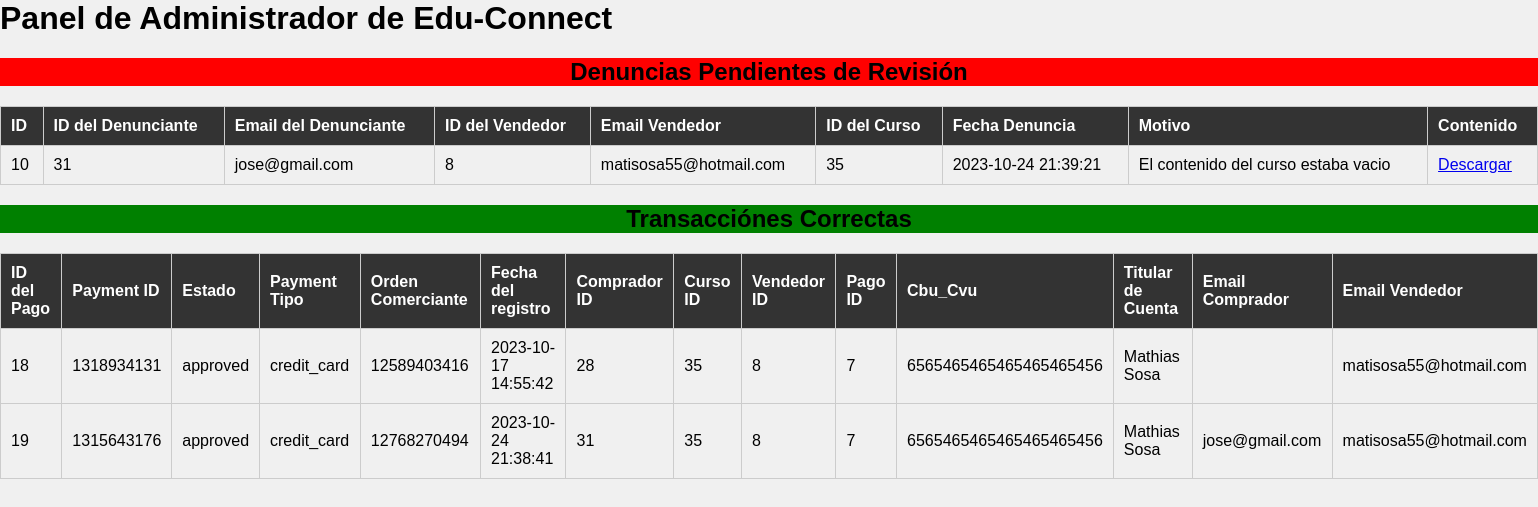
The page /modelo/admin.php on the database its author committed.
### tables this page shows
CREATE TABLE `denuncias` (
  `denuncia_id` int(11) NOT NULL,
  `user_id_reporter` int(11) NOT NULL,
  `user_id_seller` int(11) NOT NULL,
  `curso_id` int(11) NOT NULL,
  `fecha_denuncia` timestamp NOT NULL DEFAULT current_timestamp() ON UPDATE current_timestamp(),
  `motivo` text NOT NULL,
  `aprobada` tinyint(4) NOT NULL DEFAULT 0
);

CREATE TABLE `cursos` (
  `curso_id` int(11) NOT NULL,
  `titulo` varchar(255) NOT NULL,
  `descripcion` text NOT NULL,
  `tipo` varchar(50) NOT NULL,
  `hora` time NOT NULL,
  `categoria` varchar(50) NOT NULL,
  `precio` decimal(10,2) DEFAULT NULL,
  `contenido` longtext DEFAULT NULL,
  `acepta_terminos` tinyint(1) NOT NULL,
  `user_id` int(11) NOT NULL,
  `fecha_creacion` timestamp NOT NULL DEFAULT current_timestamp(),
  `logo` varchar(255) DEFAULT NULL
);

CREATE TABLE `pagos` (
  `id` int(11) NOT NULL,
  `payment_id` varchar(255) NOT NULL,
  `status` varchar(255) NOT NULL,
  `payment_type` varchar(255) NOT NULL,
  `merchant_order_id` varchar(255) NOT NULL,
  `fecha_registro` timestamp NOT NULL DEFAULT current_timestamp(),
  `user_id` int(11) DEFAULT NULL,
  `curso_id` int(11) DEFAULT NULL,
  `creator_user_id` int(11) DEFAULT NULL
);

CREATE TABLE `informacion_pago` (
  `informacion_pago_id` int(11) NOT NULL,
  `user_id` int(11) NOT NULL,
  `cbu_cvu` varchar(255) NOT NULL,
  `alias` varchar(255) NOT NULL,
  `titular_cuenta` varchar(255) NOT NULL
);

### modelo/admin.php (the view, shortened to what this page needs)
<?php
include_once '../modelo/config.php';
$sqlDenuncias = "SELECT denuncias.*, cursos.*,
                 (SELECT email FROM users WHERE users.user_id = denuncias.user_id_reporter) AS reporter_email,
                 (SELECT email FROM users WHERE users.user_id = denuncias.user_id_seller) AS seller_email
                 FROM denuncias
                 JOIN cursos ON cursos.curso_id = denuncias.curso_id
                 WHERE denuncias.aprobada = 1";
$resultDenuncias = $conn->query($sqlDenuncias);
$sqlCursosCorrectos = "SELECT pagos.*, informacion_pago.*, pagos.user_id AS user_id,
                       (SELECT email FROM users WHERE users.user_id = pagos.user_id) AS email,
                       (SELECT email FROM users WHERE users.user_id = pagos.creator_user_id) AS creator_email
                       FROM pagos
                       JOIN informacion_pago ON pagos.creator_user_id = informacion_pago.user_id
                       WHERE pagos.status = 'approved';";
$resultCursosCorrectos = $conn->query($sqlCursosCorrectos);
?>
<!DOCTYPE html>
<html lang="es">
<head>
</head>
<body>
    <h1>Panel de Administrador de Edu-Connect</h1>
    <h2 style="background-color:red;text-align:center;">Denuncias Pendientes de Revisión</h2>
    <table border="1">
        <tr>
            <th>ID</th>
            <th>ID del Denunciante</th>
            <th>Email del Denunciante</th>
            <th>ID del Vendedor</th>
            <th>Email Vendedor</th>
            <th>ID del Curso</th>
            <th>Fecha Denuncia</th>
            <th>Motivo</th>
            <th>Contenido</th>
        </tr>
        <?php
        while ($row = $resultDenuncias->fetch_assoc()) {
            echo "<tr>";
            echo "<td>" . $row["denuncia_id"] . "</td>";
            echo "<td>" . $row["user_id_reporter"] . "</td>";
            echo "<td>" . $row["reporter_email"] . "</td>";
            echo "<td>" . $row["user_id_seller"] . "</td>";
            echo "<td>" . $row["seller_email"] . "</td>";
            echo "<td>" . $row["curso_id"] . "</td>";
            echo "<td>" . $row["fecha_denuncia"] . "</td>";
            echo "<td>" . $row["motivo"] . "</td>";
            echo "<td><a href='../modelo/contenidocurso/" . $row["contenido"] . "' download>Descargar</a></td>";
            echo "</tr>";
        }
        ?>
    </table>
    <h2 style="background-color:green;text-align:center;">Transacciónes Correctas</h2>
    <table border="1">
        <tr>
            <th>ID del Pago</th>
            <th>Payment ID</th>
            <th>Estado</th>
            <th>Payment Tipo</th>
            <th>Orden Comerciante</th>
            <th>Fecha del registro</th>
            <th>Comprador ID</th>
            <th>Curso ID</th>
            <th>Vendedor ID</th>
            <th>Pago ID</th>
            <th>Cbu_Cvu</th>
            <th>Titular de Cuenta</th>
            <th>Email Comprador</th>
            <th>Email Vendedor</th>
        </tr>
        <?php
        while ($row = $resultCursosCorrectos->fetch_assoc()) {
            echo "<tr>";
            echo "<td>" . $row["id"] . "</td>";
            echo "<td>" . $row["payment_id"] . "</td>";
            echo "<td>" . $row["status"] . "</td>";
            echo "<td>" . $row["payment_type"] . "</td>";
            echo "<td>" . $row["merchant_order_id"] . "</td>";
            echo "<td>" . $row["fecha_registro"] . "</td>";
            echo "<td>" . $row["user_id"] . "</td>";
            echo "<td>" . $row["curso_id"] . "</td>";
            echo "<td>" . $row["creator_user_id"] . "</td>";
            echo "<td>" . $row["informacion_pago_id"] . "</td>";
            echo "<td>" . $row["cbu_cvu"] . "</td>";
            echo "<td>" . $row["titular_cuenta"] . "</td>";
            echo "<td>" . $row["email"] . "</td>";
            echo "<td>" . $row["creator_email"] . "</td>";
            echo "</tr>";
        }
        ?>
    </table>
</body>
</html>

### modelo/admin.php (style rules this page uses)
body { font-family: Arial, sans-serif; background-color: #f0f0f0; margin: 0; padding: 0; }
table { width: 100%; border-collapse: collapse; margin-bottom: 20px; }
table, th, td { border: 1px solid #ccc; }
th, td { padding: 10px; text-align: left; }
th { background-color: #333; color: #fff; }

### rows shown on the page
denuncias: denuncia_id "10", user_id_reporter "31", reporter_email "jose@gmail.com", user_id_seller "8", seller_email "matisosa55@hotmail.com", curso.curso_id "35", fecha_denuncia "2023-10-24 21:39:21", motivo "El contenido del curso estaba vacio"
pagos: id "18", payment "1318934131", status "approved", payment_type "credit_card", merchant_order "12589403416", fecha_registro "2023-10-17 14:55:42", user "28", curso "35", creator_user "8", informacion_pago.informacion_pago_id "7", informacion_pago.cbu_cvu "6565465465465465465456", informacion_pago.titular_cuenta "Mathias Sosa", creator_email "matisosa55@hotmail.com"
pagos: id "19", payment "1315643176", status "approved", payment_type "credit_card", merchant_order "12768270494", fecha_registro "2023-10-24 21:38:41", user "31", curso "35", creator_user "8", informacion_pago.informacion_pago_id "7", informacion_pago.cbu_cvu "6565465465465465465456", informacion_pago.titular_cuenta "Mathias Sosa", email "jose@gmail.com", creator_email "matisosa55@hotmail.com"
